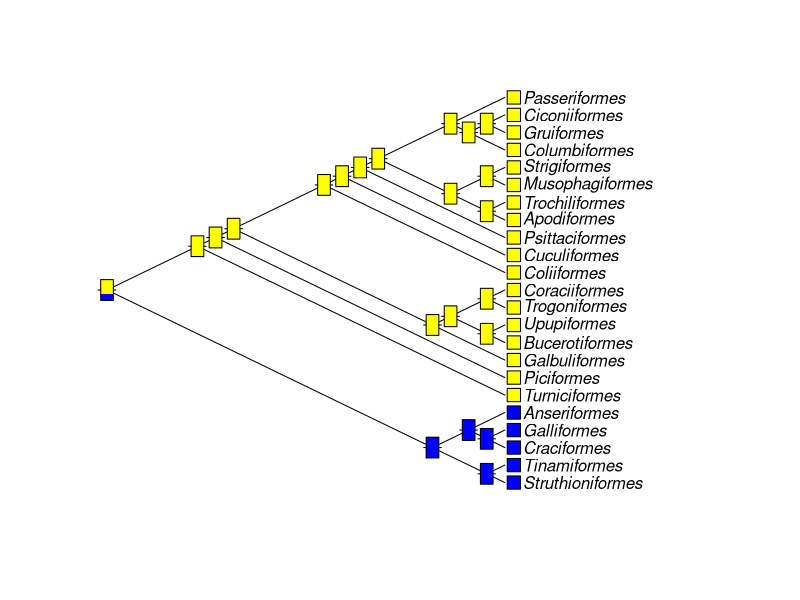

This figure's R source:
library(ape)


### Name: ace
### Title: Ancestral Character Estimation
### Aliases: ace print.ace logLik.ace deviance.ace AIC.ace anova.ace
### Keywords: models

### ** Examples

### Some random data...
data(bird.orders)
x <- rnorm(23)
### Compare the three methods for continuous characters:
ace(x, bird.orders)
ace(x, bird.orders, method = "pic")
ace(x, bird.orders, method = "GLS",
    corStruct = corBrownian(1, bird.orders))
### For discrete characters:
x <- factor(c(rep(0, 5), rep(1, 18)))
ans <- ace(x, bird.orders, type = "d")
#### Showing the likelihoods on each node:
plot(bird.orders, type = "c", FALSE, label.offset = 1)
co <- c("blue", "yellow")
tiplabels(pch = 22, bg = co[as.numeric(x)], cex = 2, adj = 1)
nodelabels(thermo = ans$lik.anc, piecol = co, cex = 0.75)
